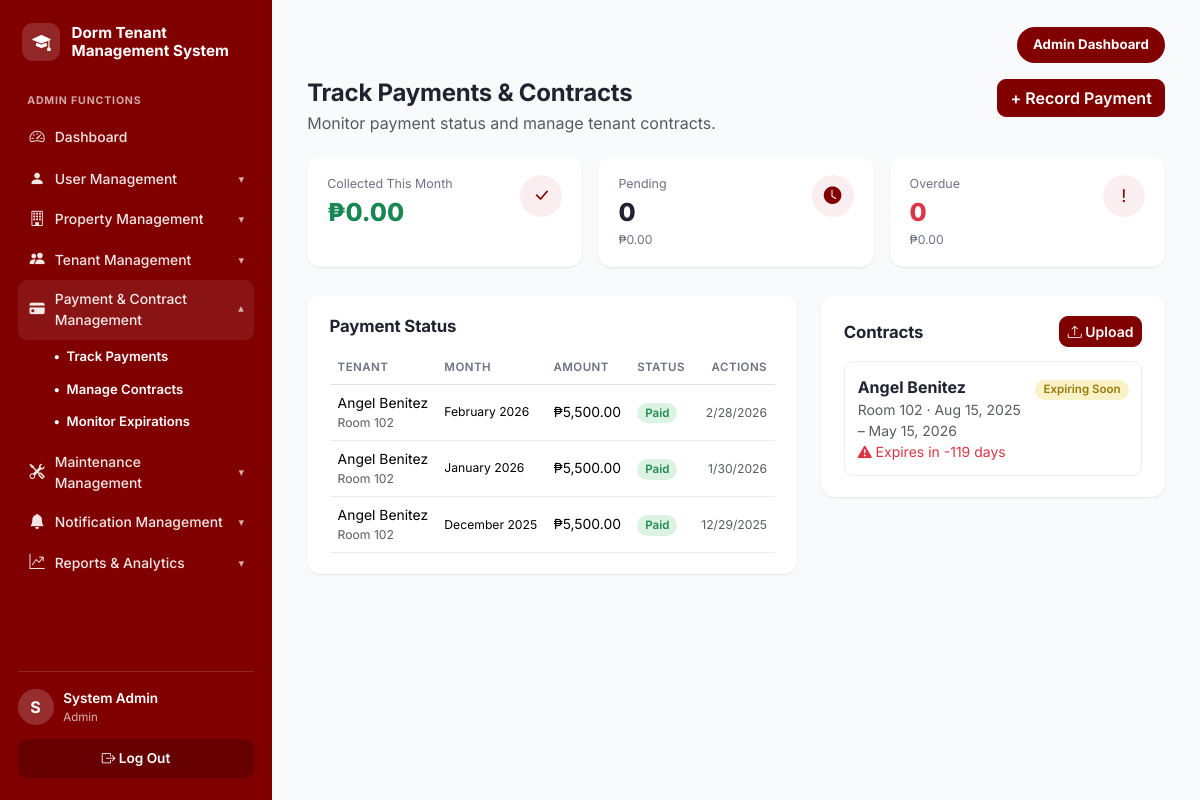
/admin/payments.php (signed in), run on the app's committed database.
### tables this page shows
CREATE TABLE payments (
  payment_id        INT UNSIGNED AUTO_INCREMENT PRIMARY KEY,
  contract_id       INT UNSIGNED NOT NULL,
  tenant_id         INT UNSIGNED NOT NULL,
  payment_amount    DECIMAL(10,2) NOT NULL,
  payment_for_month VARCHAR(20)  DEFAULT NULL,   
  payment_date      DATE DEFAULT NULL,
  due_date          DATE DEFAULT NULL,
  payment_status    ENUM('Pending','Paid','Overdue') NOT NULL DEFAULT 'Pending',
  payment_method    VARCHAR(50) DEFAULT NULL,      
  reference_no      VARCHAR(100) DEFAULT NULL,
  receipt_file      VARCHAR(255) DEFAULT NULL,
  reminder_sent     BOOLEAN NOT NULL DEFAULT FALSE,
  created_at        TIMESTAMP NOT NULL DEFAULT CURRENT_TIMESTAMP,
  CONSTRAINT fk_payment_contract FOREIGN KEY (contract_id) REFERENCES contracts(contract_id) ON DELETE CASCADE,
  CONSTRAINT fk_payment_tenant   FOREIGN KEY (tenant_id)   REFERENCES tenants(tenant_id) ON DELETE CASCADE,
  INDEX idx_payment_status (payment_status),
  INDEX idx_payment_due (due_date)
);

CREATE TABLE users (
  user_id       INT UNSIGNED AUTO_INCREMENT PRIMARY KEY,
  first_name    VARCHAR(50)  NOT NULL,
  last_name     VARCHAR(50)  NOT NULL,
  email         VARCHAR(100) NOT NULL,
  password_hash VARCHAR(255) NOT NULL,
  reset_otp         VARCHAR(10) DEFAULT NULL,
  reset_otp_expires DATETIME DEFAULT NULL,
  password_changed_at DATETIME DEFAULT NULL,
  age           TINYINT UNSIGNED DEFAULT NULL,
  phone         VARCHAR(20)  DEFAULT NULL,
  role          ENUM('admin','tenant') NOT NULL DEFAULT 'tenant',
  is_active     BOOLEAN NOT NULL DEFAULT TRUE,
  last_login    DATETIME DEFAULT NULL,
  date_created  TIMESTAMP NOT NULL DEFAULT CURRENT_TIMESTAMP,
  UNIQUE KEY uq_users_email (email),
  INDEX idx_users_role (role)
);

CREATE TABLE dorm_rooms (
  room_id      INT UNSIGNED AUTO_INCREMENT PRIMARY KEY,
  room_number  VARCHAR(10)  NOT NULL,
  room_type    VARCHAR(50)  NOT NULL,         
  capacity     TINYINT UNSIGNED NOT NULL DEFAULT 1,
  monthly_rate DECIMAL(10,2) NOT NULL,
  floor_number TINYINT NOT NULL DEFAULT 1,
  status       ENUM('Available','Occupied','Under Maintenance','Reserved')
               NOT NULL DEFAULT 'Available',
  description  TEXT,
  date_added   TIMESTAMP NOT NULL DEFAULT CURRENT_TIMESTAMP,
  UNIQUE KEY uq_room_number (room_number),
  INDEX idx_room_status (status),
  INDEX idx_room_type (room_type)
);

CREATE TABLE contracts (
  contract_id      INT UNSIGNED AUTO_INCREMENT PRIMARY KEY,
  tenant_id        INT UNSIGNED NOT NULL,
  room_id          INT UNSIGNED NOT NULL,
  monthly_rent     DECIMAL(10,2) NOT NULL,
  security_deposit DECIMAL(10,2) NOT NULL DEFAULT 0,
  contract_start   DATE NOT NULL,
  contract_end     DATE NOT NULL,
  contract_status  ENUM('Active','Expiring Soon','Expired','Terminated')
                   NOT NULL DEFAULT 'Active',
  contract_file    VARCHAR(255) DEFAULT NULL,  
  created_at       TIMESTAMP NOT NULL DEFAULT CURRENT_TIMESTAMP,
  CONSTRAINT fk_contract_tenant FOREIGN KEY (tenant_id) REFERENCES tenants(tenant_id) ON DELETE CASCADE,
  CONSTRAINT fk_contract_room   FOREIGN KEY (room_id)   REFERENCES dorm_rooms(room_id),
  INDEX idx_contract_status (contract_status),
  INDEX idx_contract_end (contract_end)
);

### includes/functions.php (called while the page is built, shortened)
<?php
function clean(?string $value): string
{
    return htmlspecialchars(trim($value ?? ''), ENT_QUOTES, 'UTF-8');
}
function paginate(PDO $db, string $baseSql, string $countSql, array $params = [], int $perPage = 12): array
{
    $countStmt = $db->prepare($countSql);
    $countStmt->execute($params);
    $total = (int) $countStmt->fetch()['c'];
    $totalPages = max(1, (int) ceil($total / $perPage));
    $page = max(1, min($totalPages, (int) ($_GET['page'] ?? 1)));
    $offset = ($page - 1) * $perPage;
    $stmt = $db->prepare($baseSql . " LIMIT {$perPage} OFFSET {$offset}");
    $stmt->execute($params);
    return ['rows' => $stmt->fetchAll(), 'page' => $page, 'totalPages' => $totalPages, 'total' => $total];
}
function peso($amount): string
{
    return '₱' . number_format((float) $amount, 2);
}
function status_badge_class(string $status): string
{
    $map = [
        'Active'      => 'info',
        'Paid'        => 'success',
        'Approved'    => 'success',
        'Completed'   => 'success',
        'Available'   => 'success',
        'Pending'     => 'warning',
        'Ongoing'     => 'info',
        'Reserved'    => 'info',
        'Expiring Soon' => 'warning',
        'Overdue'     => 'danger',
        'Evicted'     => 'danger',
        'Rejected'    => 'danger',
        'Expired'     => 'danger',
        'Terminated'  => 'danger',
        'Occupied'    => 'secondary',
        'Checked Out' => 'secondary',
        'Under Maintenance' => 'secondary',
    ];
    return $map[$status] ?? 'secondary';
}
function days_until(string $date): int
{
    $target = new DateTime($date);
    $today  = new DateTime('today');
    return (int) $today->diff($target)->format('%r%a');
}

### admin/payments.php (the view, shortened to what this page needs)
<?php
$db = get_db();
$paidTotal = (float) $db->query("SELECT COALESCE(SUM(payment_amount),0) t FROM payments WHERE payment_status='Paid' AND MONTH(payment_date)=MONTH(CURDATE())")->fetch()['t'];
$pending   = $db->query("SELECT COUNT(*) c, COALESCE(SUM(payment_amount),0) t FROM payments WHERE payment_status='Pending'")->fetch();
$overdue   = $db->query("SELECT COUNT(*) c, COALESCE(SUM(payment_amount),0) t FROM payments WHERE payment_status='Overdue'")->fetch();
$paymentsResult = paginate(
    $db,
    "SELECT p.*, u.first_name, u.last_name, r.room_number
     FROM payments p
     JOIN tenants t ON t.tenant_id = p.tenant_id
     JOIN users u ON u.user_id = t.user_id
     LEFT JOIN dorm_rooms r ON r.room_id = t.room_id
     ORDER BY FIELD(p.payment_status,'Pending','Overdue','Paid'), p.due_date DESC",
    "SELECT COUNT(*) c FROM payments",
    [],
    15
);
$payments = $paymentsResult['rows'];
$contracts = $db->query("
    SELECT c.*, u.first_name, u.last_name, r.room_number
    FROM contracts c
    JOIN tenants t ON t.tenant_id = c.tenant_id
    JOIN users u ON u.user_id = t.user_id
    JOIN dorm_rooms r ON r.room_id = c.room_id
    ORDER BY c.contract_end ASC
    LIMIT 30
")->fetchAll();
include __DIR__ . '/../includes/header.php';
?>
<div class="page-header">
  <div><h1>Track Payments &amp; Contracts</h1><p class="text-muted">Monitor payment status and manage tenant contracts.</p></div>
  <div>
    <button type="button" class="btn btn-maroon" data-bs-toggle="modal" data-bs-target="#paymentModal">+ Record Payment</button>
  </div>
</div>
<div class="stat-grid stat-grid-3">
  <div class="stat-card"><div class="stat-card-body"><div class="stat-label">Collected This Month</div><div class="stat-value text-success"><?= peso($paidTotal) ?></div></div><div class="stat-icon stat-icon-outline"><i class="bi bi-check-lg"></i></div></div>
  <div class="stat-card"><div class="stat-card-body"><div class="stat-label">Pending</div><div class="stat-value"><?= $pending['c'] ?></div><div class="stat-sub"><?= peso($pending['t']) ?></div></div><div class="stat-icon stat-icon-outline"><i class="bi bi-clock-fill"></i></div></div>
  <div class="stat-card"><div class="stat-card-body"><div class="stat-label">Overdue</div><div class="stat-value text-danger"><?= $overdue['c'] ?></div><div class="stat-sub"><?= peso($overdue['t']) ?></div></div><div class="stat-icon stat-icon-outline">!</div></div>
</div>
<div class="row g-4 mt-1">
  <div class="col-lg-7">
    <div class="panel" id="payments">
      <div class="panel-header"><h2>Payment Status</h2></div>
      <div class="table-responsive">
        <table class="table app-table align-middle">
          <thead><tr><th>Tenant</th><th>Month</th><th>Amount</th><th>Status</th><th class="text-end">Actions</th></tr></thead>
          <tbody>
          <?php foreach ($payments as $p): ?>
            <tr>
              <td><?= clean($p['first_name'] . ' ' . $p['last_name']) ?><div class="text-muted small"><?= $p['room_number'] ? 'Room ' . clean($p['room_number']) : '' ?></div></td>
              <td class="small"><?= clean($p['payment_for_month'] ?: '—') ?></td>
              <td><?= peso($p['payment_amount']) ?></td>
              <td><span class="badge badge-<?= status_badge_class($p['payment_status']) ?>"><?= clean($p['payment_status']) ?></span></td>
              <td class="text-end">
                <?php if ($p['payment_status'] !== 'Paid'): ?>
                  <form method="post" class="d-inline"><?= csrf_field() ?><input type="hidden" name="action" value="verify_payment"><input type="hidden" name="payment_id" value="<?= $p['payment_id'] ?>"><input type="hidden" name="new_status" value="Paid"><button class="btn btn-sm btn-maroon">Mark Paid</button></form>
                <?php else: ?>
                  <span class="text-muted small"><?= clean(date('n/j/Y', strtotime($p['payment_date']))) ?></span>
                <?php endif; ?>
              </td>
            </tr>
          <?php endforeach; ?>
          </tbody>
        </table>
      </div>
    </div>
  </div>
  <div class="col-lg-5">
    <div class="panel" id="contracts">
      <div class="panel-header"><h2>Contracts</h2><button type="button" class="btn btn-sm btn-maroon" data-bs-toggle="modal" data-bs-target="#contractModal"><i class="bi bi-upload"></i> Upload</button></div>
      <div class="contract-list">
        <?php foreach ($contracts as $c):
          $daysLeft = days_until($c['contract_end']);
          $isExpiring = $c['contract_status'] === 'Active' && $daysLeft <= 30;
        ?>
          <div class="contract-item">
            <div>
              <strong><?= clean($c['first_name'] . ' ' . $c['last_name']) ?></strong>
              <div class="text-muted small">Room <?= clean($c['room_number']) ?> · <?= clean(date('M j, Y', strtotime($c['contract_start']))) ?> – <?= clean(date('M j, Y', strtotime($c['contract_end']))) ?></div>
              <?php if ($isExpiring): ?><div class="text-danger small"><i class="bi bi-exclamation-triangle-fill"></i> Expires in <?= $daysLeft ?> day<?= $daysLeft === 1 ? '' : 's' ?></div><?php endif; ?>
            </div>
            <div class="text-end">
              <span class="badge badge-<?= status_badge_class($isExpiring ? 'Expiring Soon' : $c['contract_status']) ?>"><?= $isExpiring ? 'Expiring Soon' : clean($c['contract_status']) ?></span>
            </div>
          </div>
        <?php endforeach; ?>
      </div>
    </div>
  </div>
</div>
<?php
include __DIR__ . '/../includes/footer.php';
?>

### data on the page
payments: users.first_name+last_name "Angel Benitez", dorm_rooms.room_number "102", payment_for_month "February 2026", payment_amount "₱5,500.00", payment_status "Paid", payment_date "2/28/2026"
payments: users.first_name+last_name "Angel Benitez", dorm_rooms.room_number "102", payment_for_month "January 2026", payment_amount "₱5,500.00", payment_status "Paid", payment_date "1/30/2026"
payments: users.first_name+last_name "Angel Benitez", dorm_rooms.room_number "102", payment_for_month "December 2025", payment_amount "₱5,500.00", payment_status "Paid", payment_date "12/29/2025"
contracts: users.first_name+last_name "Angel Benitez", room.room_number "102", contract_start "Aug 15, 2025", contract_end "May 15, 2026", contract_end "-119", contract_status "Expiring Soon"

### other printed values
$label "User Management"
$label "Property Management"
$label "Tenant Management"
$label "Payment & Contract Management"
$subLabel "Track Payments"
$subLabel "Manage Contracts"
$subLabel "Monitor Expirations"
$label "Maintenance Management"
$label "Notification Management"
$label "Reports & Analytics"
substr($_SESSION['first_name'] ?? '?', 0, 1) "S"
$role "Admin"
peso($paidTotal) "₱0.00"
$pending['c'] "0"
peso($pending['t']) "₱0.00"
